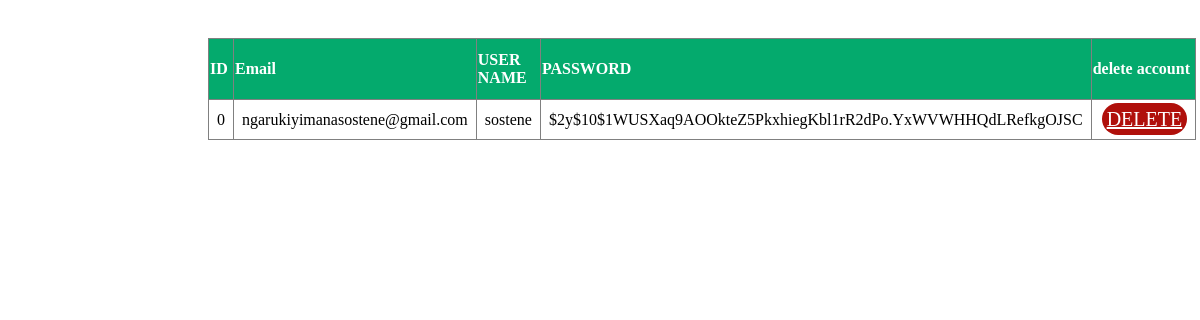
Page /useraccount.php on the committed database.
### tables this page shows
CREATE TABLE `users` (
  `id` int(11) NOT NULL,
  `email` varchar(60) NOT NULL,
  `username` varchar(32) NOT NULL,
  `password` varchar(128) DEFAULT NULL
);

### useraccount.php (the view, shortened to what this page needs)
<?php
include("database.php");
    $account = "SELECT* FROM users;";
    $view = mysqli_query($conn, $account);
    if (!$account) {
        echo "Something is wrong" . mysqli_error($conn);
    } else {
?>
        <table border="1">
            <tr>
                <th>ID</th>
                <th>Email</th>
                <th>USER NAME</th>
                <th>PASSWORD</th>
                <th colspan="3">delete account</th>
            </tr>
            <?php
            while ($row = mysqli_fetch_assoc($view)) {
            ?>
                <tr>
                    <td><?php echo $row["id"]; ?></td>
                    <td><?php echo $row["email"]; ?></td>
                    <td><?php echo $row["username"]; ?></td>
                    <td><?php echo $row["password"]; ?></td>
                    <td><a id="delete" a href="deleteaccount.php?id=<?php echo $row['id']; ?>">DELETE</a></td>
                </tr>
    <?php
            }
            echo "</table>";
        }
    ?>
    <!DOCTYPE html>
    <html lang="en">
    <head>
    </head>
    <body>
    </body>
    </html>

### useraccount.php (style rules this page uses)
table { margin-left: 200px; top: 150px; position: relative; z-index: -1; }
table { margin-left: 200px; top: 30px; position: relative; border-collapse: collapse; width: 80%; }
th { padding-top: 12px; padding-bottom: 12px; text-align: left; background-color: #04AA6D; color: white; }
td { padding:8px; }
#delete { background-color: #B0100B; font-size:20px; padding:5px; color:#ffff; margin-left:2px; border-radius:20px; }

### rows in the picture
users: id "0", email "ngarukiyimanasostene@gmail.com", username "sostene", password "$2y$10$1WUSXaq9AOOkteZ5PkxhiegKbl1rR2dPo.YxWVWHHQdLRefkgOJSC"
